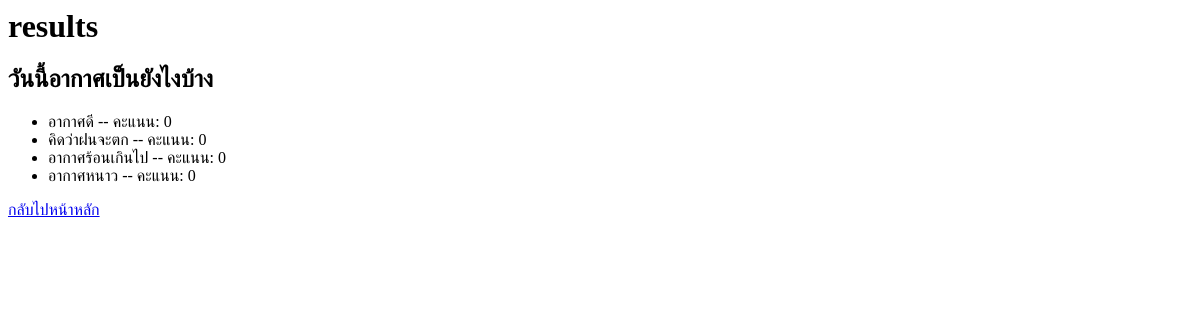
Page /results/1/ on the earlier database version.
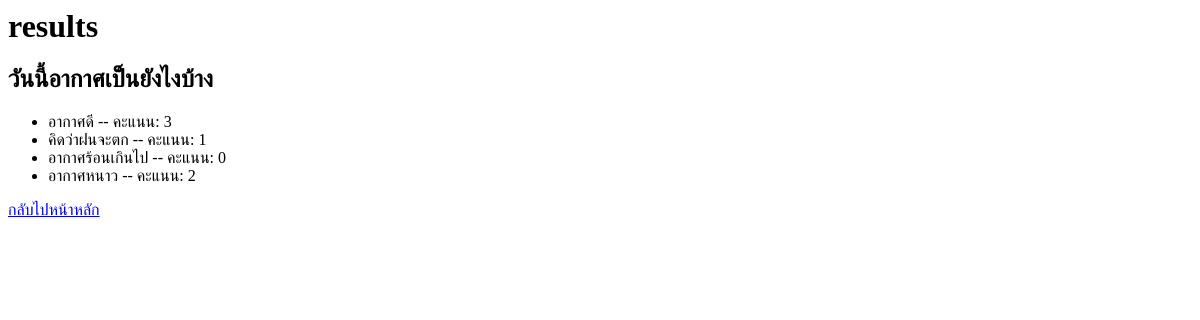
Same page on the later database version.
### mypoll/models.py (models this page shows, shortened)
class Choice(models.Model):
    question = models.ForeignKey(Question, on_delete=models.CASCADE)
    choice_text = models.CharField(max_length=200)
    votes = models.IntegerField(default=0)

### mypoll/views.py (the view)
# urls.py: path('results/<int:question_id>/', views.results, name='results'),
def results(request, question_id):
    question = get_object_or_404(Question, pk=question_id)
    return render(request, 'results.html', {'question': question})

### mypoll/templates/results.html (shortened to what this page needs)
<html>
  <head>
  </head>
  <body>
    <h1>results</h1>
    <h2>{{ question.question_text }}</h2>
    <ul>
      {% for choice in question.choice_set.all %}
        <li>
          {{ choice.choice_text }} -- คะแนน: {{ choice.votes }}
        </li>
      {% endfor %}
    </ul>
    <a href="{% url 'mypoll:homepage' %}">กลับไปหน้าหลัก</a>
  </body>
</html>

Differences in the rows shown:
changed Choice "อากาศดี": votes "0" → "3"
changed Choice "คิดว่าฝนจะตก": votes "0" → "1"
changed Choice "อากาศหนาว": votes "0" → "2"
